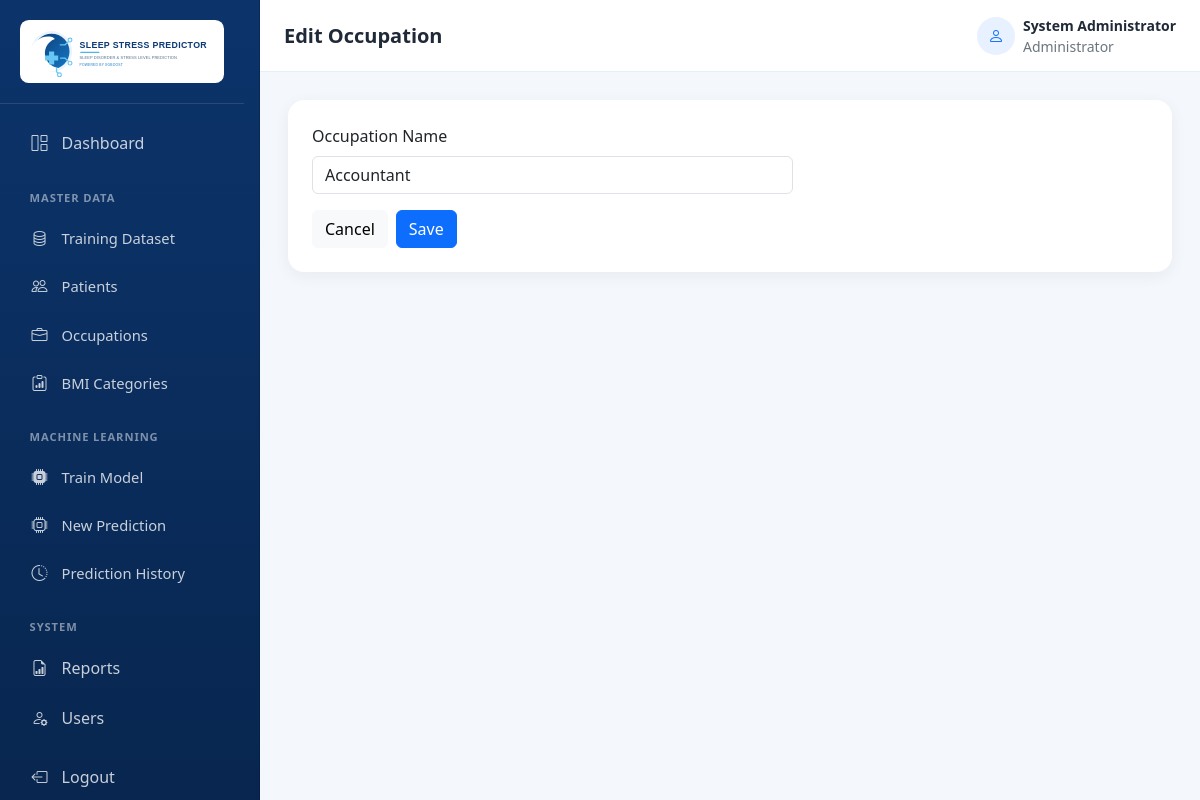
/master-data/occupations/1/edit (signed in), run on the app's committed database.
### models/database.py (models this page shows)
class User(UserMixin, db.Model):
    __tablename__ = "users"
    id = db.Column(db.Integer, primary_key=True)
    full_name = db.Column(db.String(120), nullable=False)
    username = db.Column(db.String(80), nullable=False, unique=True, index=True)
    password_hash = db.Column(db.String(256), nullable=False)
    role = db.Column(db.String(20), nullable=False, default="Admin")
    created_at = db.Column(db.DateTime, nullable=False, default=jakarta_now)

class Occupation(db.Model):
    __tablename__ = "occupations"
    id = db.Column(db.Integer, primary_key=True)
    name = db.Column(db.String(120), nullable=False, unique=True, index=True)
    created_at = db.Column(db.DateTime, nullable=False, default=jakarta_now)
    training_dataset_records = db.relationship("TrainingDatasetRecord", back_populates="occupation")
    patients = db.relationship("Patient", back_populates="occupation")

### routes/master_data.py (the view, shortened to what this page needs)
    def edit_view(item_id):
        item = db.get_or_404(model, item_id); value = request.form.get("name", "").strip()
        return render_template("master_data/form.html", item=item, label=label, endpoint_prefix=endpoint_prefix)

### app.py (called while the page is built)
@login_manager.user_loader
def load_user(user_id):
    return db.session.get(User, int(user_id))

### templates/master_data/form.html (shortened to what this page needs)
{% extends "base.html" %}
{% block page_title %}{{ 'Edit' if item else 'Add' }} {{ label }}{% endblock %}
{% block content %}<div class="card border-0 dashboard-card"><div class="card-body p-4"><form method="post" class="row g-3"><div class="col-md-7"><label class="form-label">{{ label }} Name</label><input class="form-control" name="name" required value="{{ request.form.get('name', item.name if item else '') }}"></div><div class="col-12"><a class="btn btn-light" href="{{ url_for('master_data.' ~ endpoint_prefix) }}">Cancel</a><button class="btn btn-primary" type="submit">Save</button></div></form></div></div>{% endblock %}

### templates/base.html (shortened to what this page needs)
<!DOCTYPE html>
<html lang="en">
<head>
  <link href="https://cdn.jsdelivr.net/npm/bootstrap@5.3.0/dist/css/bootstrap.min.css" rel="stylesheet">
  <link rel="stylesheet" href="https://cdn.jsdelivr.net/npm/bootstrap-icons@1.11.1/font/bootstrap-icons.css">
  <link rel="stylesheet" href="https://cdn.datatables.net/1.13.8/css/dataTables.bootstrap5.min.css">
  <link rel="stylesheet" href="{{ url_for('static', filename='css/dashboard.css') }}">
</head>
<body class="dashboard-body">
  <aside class="app-sidebar offcanvas offcanvas-start" tabindex="-1" id="appSidebar" aria-labelledby="appSidebarLabel">
    <div class="offcanvas-body d-flex flex-column p-0">
      <a class="sidebar-brand flex-shrink-0" href="{{ url_for('system.dashboard') }}"><img src="{{ url_for('static', filename='img/logo.svg') }}" alt="Sleep Stress Predictor" class="sidebar-logo"></a>
      <nav class="sidebar-nav nav flex-column flex-nowrap">
      <a class="nav-link {% if request.endpoint == 'system.dashboard' %}active{% endif %}" href="{{ url_for('system.dashboard') }}"><i class="bi bi-grid-1x2 me-2"></i>Dashboard</a>
      <div class="nav-label">Master Data</div><div class="submenu">
        <a class="nav-link" href="{{ url_for('training_dataset.index') }}"><i class="bi bi-database me-2"></i>Training Dataset</a>
        <a class="nav-link" href="{{ url_for('master_data.patients') }}"><i class="bi bi-people me-2"></i>Patients</a>
        <a class="nav-link" href="{{ url_for('master_data.occupations') }}"><i class="bi bi-briefcase me-2"></i>Occupations</a>
        <a class="nav-link" href="{{ url_for('master_data.bmi_categories') }}"><i class="bi bi-clipboard-data me-2"></i>BMI Categories</a>
      </div>
      <div class="nav-label">Machine Learning</div><div class="submenu">
        {% if current_user.role == 'Admin' %}<a class="nav-link" href="{{ url_for('train') }}"><i class="bi bi-cpu-fill me-2"></i>Train Model</a>{% endif %}
        <a class="nav-link" href="{{ url_for('prediction.new_prediction') }}"><i class="bi bi-cpu me-2"></i>New Prediction</a>
        <a class="nav-link" href="{{ url_for('prediction.history') }}"><i class="bi bi-clock-history me-2"></i>Prediction History</a>
      </div>
      <div class="nav-label">System</div>
      <a class="nav-link" href="{{ url_for('reports.index') }}"><i class="bi bi-file-earmark-bar-graph me-2"></i>Reports</a>
      {% if current_user.role == 'Admin' %}<a class="nav-link" href="{{ url_for('users.index') }}"><i class="bi bi-person-gear me-2"></i>Users</a>{% endif %}
      <form method="post" action="{{ url_for('auth.logout') }}" class="mt-2"><button class="sidebar-logout" type="submit"><i class="bi bi-box-arrow-left me-2"></i>Logout</button></form>
      </nav>
    </div>
  </aside>
  <main class="app-main">
    <header class="app-topbar d-flex justify-content-between align-items-center px-3 px-lg-4">
      <div class="d-flex align-items-center gap-2 gap-sm-3 page-heading">
        <div class="page-heading-text"><h5 class="mb-0 fw-bold text-truncate">{% block page_title %}{% endblock %}</h5></div>
      </div>
      <div class="d-flex align-items-center gap-2 flex-shrink-0"><span class="user-avatar"><i class="bi bi-person"></i></span><div class="small d-none d-sm-block"><strong class="d-block text-truncate user-name">{{ current_user.full_name }}</strong><span class="text-secondary">{{ 'Administrator' if current_user.role == 'Admin' else 'Employee' }}</span></div></div>
    </header>
    <section class="page-content">
      {% block content %}{% endblock %}
    </section>
  </main>
</body>
</html>

### static/css/dashboard.css (style rules this page uses)
:root { --brand-blue: #0d6efd; --sidebar-width: 260px; }
html { max-width: 100%; overflow-x: clip; }
body.dashboard-body { background: #f4f7fb; color: #1f2937; max-width: 100%; min-height: 100vh; overflow-x: clip; }
img, svg, canvas { height: auto; max-width: 100%; }
.app-sidebar { --bs-offcanvas-width: min(86vw, 280px); background: linear-gradient(180deg, #0c346b 0%, #08264f 100%); border: 0; color: #fff; height: 100dvh; max-height: 100dvh; max-width: 100%; overflow: hidden; }
.app-sidebar .offcanvas-header, .sidebar-brand { border-bottom: 1px solid rgba(255, 255, 255, .12); }
.app-sidebar .offcanvas-body { flex: 1 1 auto; height: 100%; min-height: 0; overflow-x: hidden; overflow-y: auto !important; overscroll-behavior: contain; scrollbar-gutter: stable; -webkit-overflow-scrolling: touch; }
.sidebar-brand { color: #fff; display: block; font-size: 1.2rem; font-weight: 700; padding: 1.25rem; text-decoration: none; }
.sidebar-logo { background: #fff; border-radius: .55rem; display: block; padding: .35rem; width: 100%; }
.sidebar-nav { padding: 1rem; }
.sidebar-nav .nav-link, .sidebar-logout { align-items: center; display: flex; gap: .75rem; min-height: 44px; padding: .72rem .85rem; }
.sidebar-nav .nav-link { border-radius: .6rem; color: rgba(255, 255, 255, .78); font-weight: 500; margin-bottom: .2rem; }
.sidebar-nav .nav-link i, .sidebar-logout i { align-items: center; display: inline-flex; flex: 0 0 1.25rem; font-size: 1rem; justify-content: center; line-height: 1; margin-right: 0 !important; width: 1.25rem; }
.sidebar-nav .nav-label { color: rgba(255, 255, 255, .48); font-size: .7rem; font-weight: 700; letter-spacing: .08em; margin: 1.25rem .85rem .55rem; text-transform: uppercase; }
.sidebar-nav .submenu .nav-link { font-size: .92rem; padding-left: .85rem; }
.sidebar-logout { background: transparent; border: 0; color: rgba(255, 255, 255, .78); text-align: left; width: 100%; }
.app-main { max-width: 100%; min-height: 100vh; min-width: 0; width: 100%; }
.app-topbar { background: #fff; border-bottom: 1px solid #e7edf5; gap: .75rem; min-height: 72px; width: 100%; }
.page-heading, .page-heading-text { min-width: 0; }
.page-heading { flex: 1 1 auto; }
.page-heading-text { max-width: min(58vw, 700px); }
.user-name { max-width: 190px; }
.page-content { max-width: 100%; min-width: 0; padding: 1.75rem; width: 100%; }
.page-content > *, .row > *, .card, .card-body, .dashboard-card .d-flex, .responsive-toolbar > * { min-width: 0; }
.dashboard-card { border-radius: 1rem; box-shadow: 0 .25rem 1rem rgba(31, 41, 55, .06); max-width: 100%; }
.user-avatar { align-items: center; background: #e8f1ff; border-radius: 50%; color: var(--brand-blue); display: inline-flex; flex: 0 0 38px; height: 38px; justify-content: center; width: 38px; }
.form-actions, form.row.g-3 > .col-12:last-child { display: flex; flex-wrap: wrap; gap: .5rem; }
@media (min-width: 992px) { .app-sidebar.offcanvas { bottom: 0; height: 100dvh; max-height: 100dvh; top: 0; transform: none !important; visibility: visible !important; width: var(--sidebar-width); } }
@media (min-width: 992px) { .app-main { margin-left: var(--sidebar-width); max-width: calc(100% - var(--sidebar-width)); width: calc(100% - var(--sidebar-width)); } }

### data on the page
User: full_name "System Administrator", role "Administrator"
Occupation: name "Accountant"

### other printed values
{{ 'Edit' if item else 'Add' }} "Edit"
{{ label }} "Occupation"
